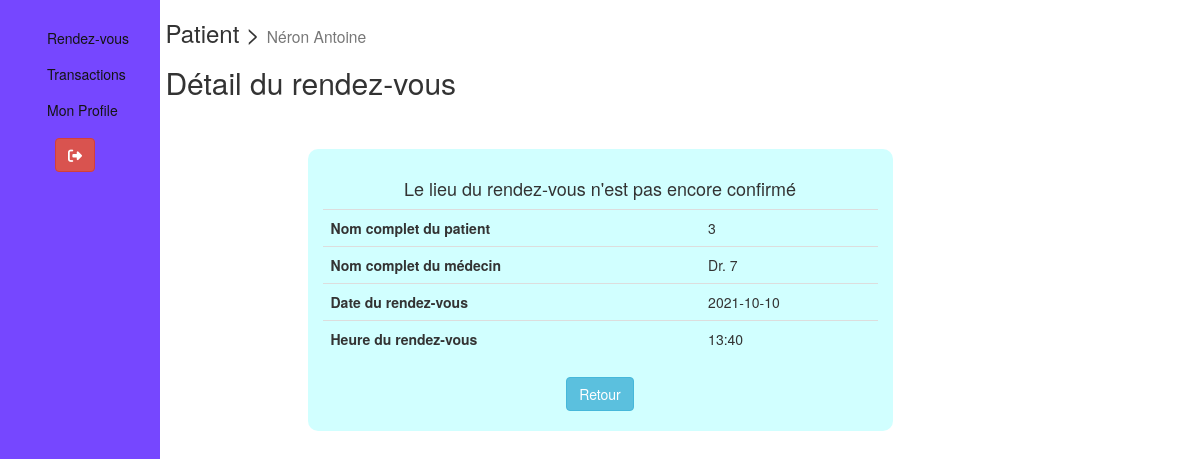
The app's page /index.php?url=detail_rendezvous&id=10 (signed in) with its own data.
### tables this page shows
CREATE TABLE `appointment` (
  `id` int(11) NOT NULL,
  `id_patient` int(11) NOT NULL,
  `id_medecin` int(11) NOT NULL,
  `date_rendezvous` date NOT NULL,
  `heure_rendezvous` varchar(10) NOT NULL
);

### index.php (called while the page is built, shortened)
<?php
    $router = new Router();
    $router->routereq();
?>

### Models/Appointment.php (called while the page is built, shortened)
<?php
    class Appointment
    {
        public $_id_patient;
        public $_id_medecin;
        public $_date_rendezvous;
        public $_heure_rendezvous;
        public function id_patient()
        {
            return $this->_id_patient;
        }
        public function setId_patient($_id_patient)
        {
            $this->_id_patient = $_id_patient;
        }
        public function id_medecin()
        {
            return $this->_id_medecin;
        }
        public function setId_medecin($_id_medecin)
        {
            $this->_id_medecin = $_id_medecin;
        }
        public function date_rendezvous()
        {
            return $this->_date_rendezvous;
        }
        public function setDate_rendezvous($_date_rendezvous)
        {
            $this->_date_rendezvous = $_date_rendezvous;
        }
        public function heure_rendezvous()
        {
            return $this->_heure_rendezvous;
        }
        public function setHeure_rendezvous($_heure_rendezvous)
        {
            $this->_heure_rendezvous = $_heure_rendezvous;
        }
    }
?>

### Models/Model.php (called while the page is built, shortened)
<?php
abstract class Model
{
    private static $_db;
    private static function setBdd()
    {
        self::$_db = new PDO("mysql:host=localhost;dbname=system_hopital;charset=utf8", "root", "");
        self::$_db->setAttribute(PDO::ATTR_ERRMODE, PDO::ERRMODE_WARNING);
    }
    protected function getBdd()
    {
        return self::$_db;
    }
    public function details($table, $obj, $where, $id)
    {
        $sql = 'SELECT * FROM ' . $table . ' where ' . $where . '=' . $id . ';';
        $query = self::$_db->prepare($sql);
        $query->execute();
        while ($data = $query->fetch(PDO::FETCH_ASSOC))
            return (new $obj($data));
    }
}

### Models/appointmentManager.php (called while the page is built, shortened)
<?php
class AppointmentManager extends Model
{
    public function getAppointmentDetail()
    {
        if(isset($_GET["id"]))
            return $this->details("appointment","Appointment","id",$_GET["id"]);
    }
}

### Views/detail_rendezvous.php (the view, shortened to what this page needs)
<?php
$this->_t = "Détail du rendez-vous";
        ?>
<?php
include("Public/sidebar.php");
?>
<div class="col-10 table-responsive">
  <p class="h3"><?php echo ($this->_usr);
                echo (" > "); ?>
    <small class="text-muted"> <?php echo ($this->_name); ?> </small></h3>
  <h2><?php echo ($this->_t)   ?></h2>
</div>
        <br><br>
        <div class="container" align="center" style="width:50%;">
          <br>
        <div class="row">
          <div class="col-md-12" align="center">
          <table class="table">
          <tbody>
            <tr>
                <th>Nom complet du patient</th>
                <td><?=$appointment->id_patient()?> </td>
            </tr>
            <tr>
                <th>Nom complet du médecin</th>
                <td>Dr. <?=$appointment->id_medecin()?></td>
            </tr>
            <tr>
                <th>Date du rendez-vous</th>
                <td><?=$appointment->date_rendezvous()?></td>
            </tr>
            <tr>
                <th>Heure du rendez-vous</th>
                <td><?=$appointment->heure_rendezvous()?></td>
            </tr>
            <?php
                if(1)
                {
                    echo "<h4>Le lieu du rendez-vous n'est pas encore confirmé</h4>";
                }
            ?>
          </tbody>
        </table>
        <a href="/HMS_PROJECT/liste_rendezvous"><button class="btn btn-info">Retour</button></a>
          </div>
            </div>
            <br>
            </div>

### Public/style1.css (style rules this page uses)
::placeholder { color: #BDBDBD; opacity: 1; font-weight: 300 }
a { color: inherit; cursor: pointer }

### Public/sidebar.php (style rules this page uses)
.table-responsive { margin-left: 12%; padding: 0px 10px; }

### Views/detail_rendezvous.php (style rules this page uses)
.container { border-style:none; border-radius:10px; background-color:rgb(209, 255, 255) }

### records on screen
appointment: id_patient "3", id_medecin "7", date_rendezvous "2021-10-10", heure_rendezvous "13:40"

### other values on screen
$this->_usr "Patient"
$this->_name "Néron Antoine"
$this->_t "Détail du rendez-vous"
